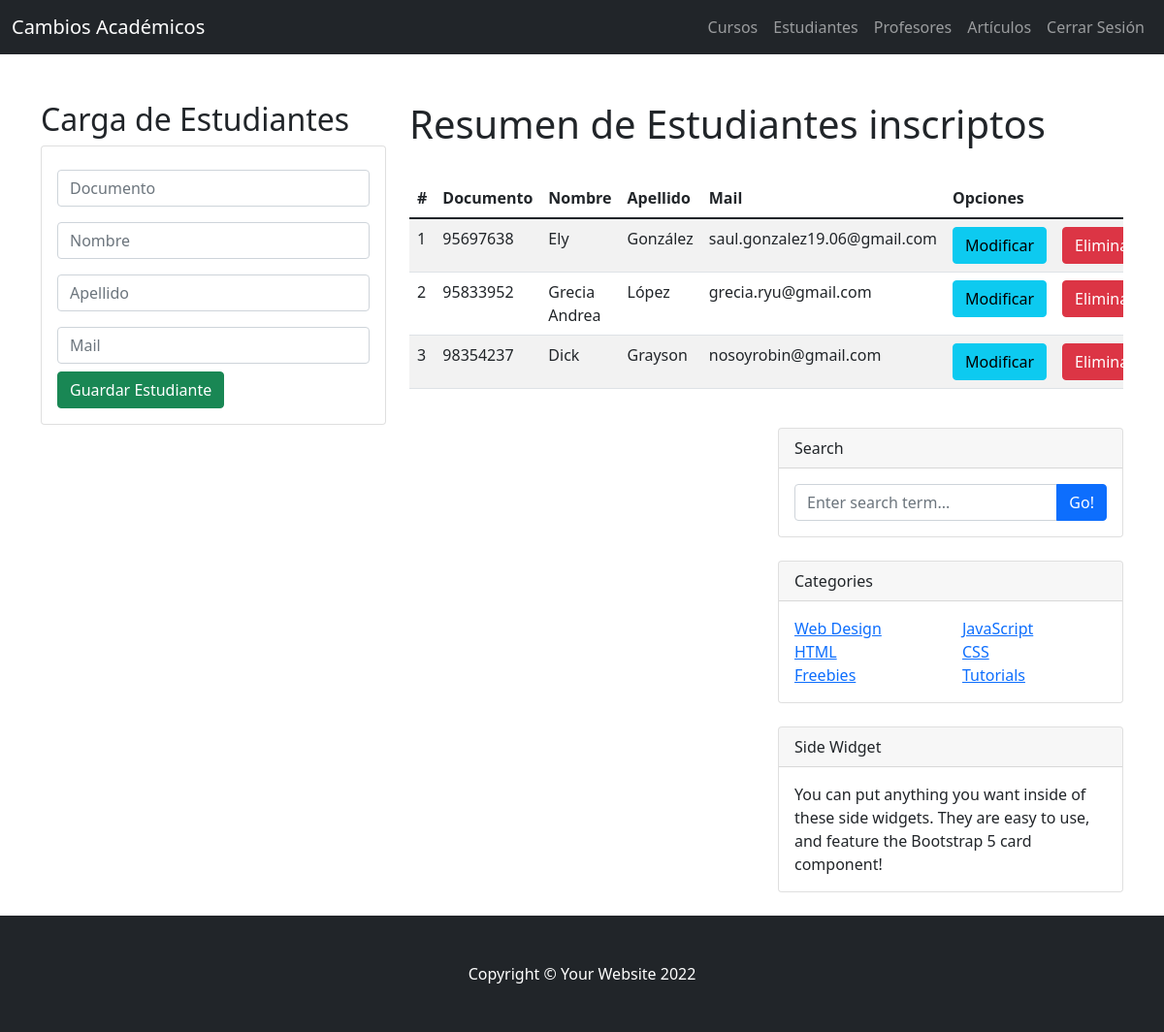
The page /EstudianteHome/ (signed in) on the database as committed earlier.
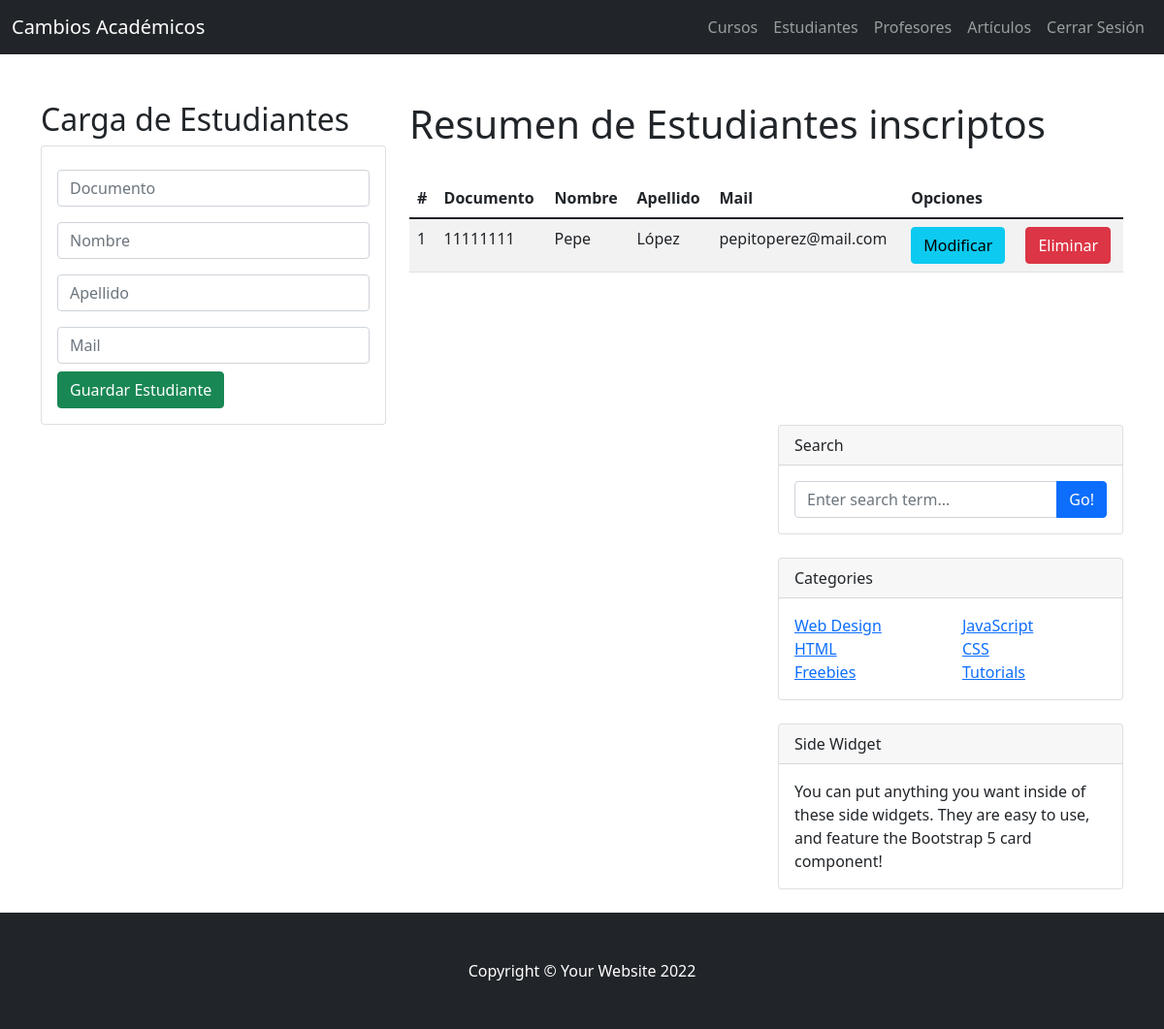
The same page on the database as committed later.
### blog/models.py (models this page shows, shortened)
class Estudiante(models.Model):
    documento = models.CharField(primary_key=True, max_length=8)
    nombre = models.CharField(max_length=30)
    apellido = models.CharField(max_length=30)
    email = models.EmailField()

### blog/views.py (the view)
# urls.py: path('EstudianteHome/', views.EstudiantesHome),
@login_required
def EstudiantesHome(request):
    estudianteslistado = Estudiante.objects.all()
    return render(request, "estudiante.html", {"estudiantes": estudianteslistado})

### blog/templates/estudiante.html (shortened to what this page needs)
{% extends "./index.html" %}
{% load static %}
{% block body %}
<div class="row">
    <div class="col-sm-12 col-md-6 col-lg-4 col-xl-4">
        <h2>Carga de Estudiantes</h2>
        <div class="card">
            <div class="card-body">
                <form action="/EstudianteHome/NuevoEstudiante/" method="POST">{% csrf_token %}
                    <div class="form-group py-2">
                        <input type="text" id="DocumentoTxt" name="DocumentoTxt" class="form-control"
                        placeholder="Documento" minlength="8" maxlength="8" required>
                    </div>
                    <div class="form-group py-2">
                        <input type="text" id="NombreTxt" name="NombreTxt" class="form-control"
                        placeholder="Nombre" maxlength="30" required>
                    </div>
                    <div class="form-group py-2">
                        <input type="text" id="ApellidoTxt" name="ApellidoTxt" class="form-control"
                        placeholder="Apellido" maxlength="30" required>
                    </div>
                    <div class="form-group py-2">
                        <input type="text" id="EmailTxt" name="EmailTxt" class="form-control"
                        placeholder="Mail" maxlength="50" required>
                    </div>
                    <div class="form-group">
                       <button type="submit" class="btn btn-success btn-block text-white">Guardar Estudiante</button>
                    </div>
                </form>
            </div>
        </div>
    </div>
    <div class="col-sm-12 col-md-6 col-lg-8 col-xl-8">
        <h1>Resumen de Estudiantes inscriptos</h1>
        <div class="table-responsive py-4">
            <table class="table table-striped">
                <thead>
                    <tr>
                        <th>#</th>
                        <th>Documento</th>
                        <th>Nombre</th>
                        <th>Apellido</th>
                        <th>Mail</th>
                        <th colspan="2">Opciones</th>
                    </tr>
                </thead>
                <tbody>
                    {% for e in estudiantes %}
                    <tr>
                        <td>{{forloop.counter}}</td>
                        <td>{{e.documento}}</td>
                        <td>{{e.nombre}}</td>
                        <td>{{e.apellido}}</td>
                        <td>{{e.email}}</td>
                        <td><a href="EditarEstudiante/{{e.documento}}" class="btn btn-info">Modificar</a></td>
                        <td><a href="EliminarEstudiante/{{e.documento}}" class="btn btn-danger">Eliminar</a></td>
                    </tr>
                    {% endfor %}
                </tbody>
            </table>
        </div>
    </div>
</div>
{% endblock %}

### blog/templates/index.html (shortened to what this page needs)
<!DOCTYPE html>
<html lang="en">
    <head>
        {% load static %}
        <link href= "{% static 'css/styles.css' %}" rel="stylesheet" />
    </head>
    <body>
        <nav class="navbar navbar-expand-lg navbar-dark bg-dark">
            <div class="container-fluid">
                <a class="navbar-brand" href="/">Cambios Académicos</a>
                <div class="collapse navbar-collapse" id="navbarSupportedContent">
                    <ul class="navbar-nav ms-auto mb-2 mb-lg-0">
                        <li class="nav-item"><a class="nav-link" aria-current="page" href="/">Cursos</a></li>
                        <li class="nav-item"><a class="nav-link" href="/EstudianteHome/">Estudiantes</a></li>
                        <li class="nav-item"><a class="nav-link" href="/ProfesorHome/">Profesores</a></li>
                        <li class="nav-item"><a class="nav-link" href="/ArticuloHome/">Artículos</a></li>
                        <li class="nav-item"><a class="nav-link" href="{% url 'Cerrar Sesión' %}">Cerrar Sesión</a></li>
                    </ul>
                </div>
            </div>
        </nav>
        <div class="container mt-5">
            {% block body %}
            {% endblock %}
            <div class="row">
                <div class="col-lg-8">
                </div>
                <div class="col-lg-4">
                    <div class="card mb-4">
                        <div class="card-header">Search</div>
                        <div class="card-body">
                            <div class="input-group">
                                <input class="form-control" type="text" placeholder="Enter search term..." aria-label="Enter search term..." aria-describedby="button-search" />
                                <button class="btn btn-primary" id="button-search" type="button">Go!</button>
                            </div>
                        </div>
                    </div>
                    <div class="card mb-4">
                        <div class="card-header">Categories</div>
                        <div class="card-body">
                            <div class="row">
                                <div class="col-sm-6">
                                    <ul class="list-unstyled mb-0">
                                        <li><a href="#!">Web Design</a></li>
                                        <li><a href="#!">HTML</a></li>
                                        <li><a href="#!">Freebies</a></li>
                                    </ul>
                                </div>
                                <div class="col-sm-6">
                                    <ul class="list-unstyled mb-0">
                                        <li><a href="#!">JavaScript</a></li>
                                        <li><a href="#!">CSS</a></li>
                                        <li><a href="#!">Tutorials</a></li>
                                    </ul>
                                </div>
                            </div>
                        </div>
                    </div>
                    <div class="card mb-4">
                        <div class="card-header">Side Widget</div>
                        <div class="card-body">You can put anything you want inside of these side widgets. They are easy to use, and feature the Bootstrap 5 card component!</div>
                    </div>
                </div>
            </div>
        </div>
        <footer class="py-5 bg-dark">
            <div class="container"><p class="m-0 text-center text-white">Copyright &copy; Your Website 2022</p></div>
        </footer>
    </body>
</html>

Rows that differ between the two databases and show on the page:
removed Estudiante: documento "95697638", nombre "Ely", apellido "González", email "saul.gonzalez19.06@gmail.com"
removed Estudiante: documento "95833952", nombre "Grecia Andrea", apellido "López", email "grecia.ryu@gmail.com"
removed Estudiante: documento "98354237", nombre "Dick", apellido "Grayson", email "nosoyrobin@gmail.com"
added Estudiante: documento "11111111", nombre "Pepe", apellido "López", email "pepitoperez@mail.com"
